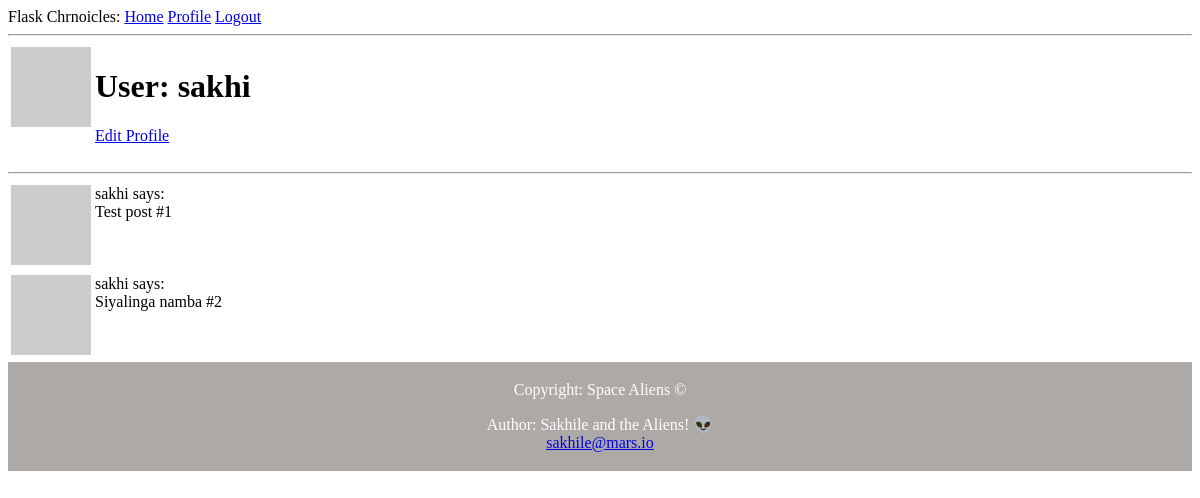
Before: /user/sakhi (signed in) with the older database file.
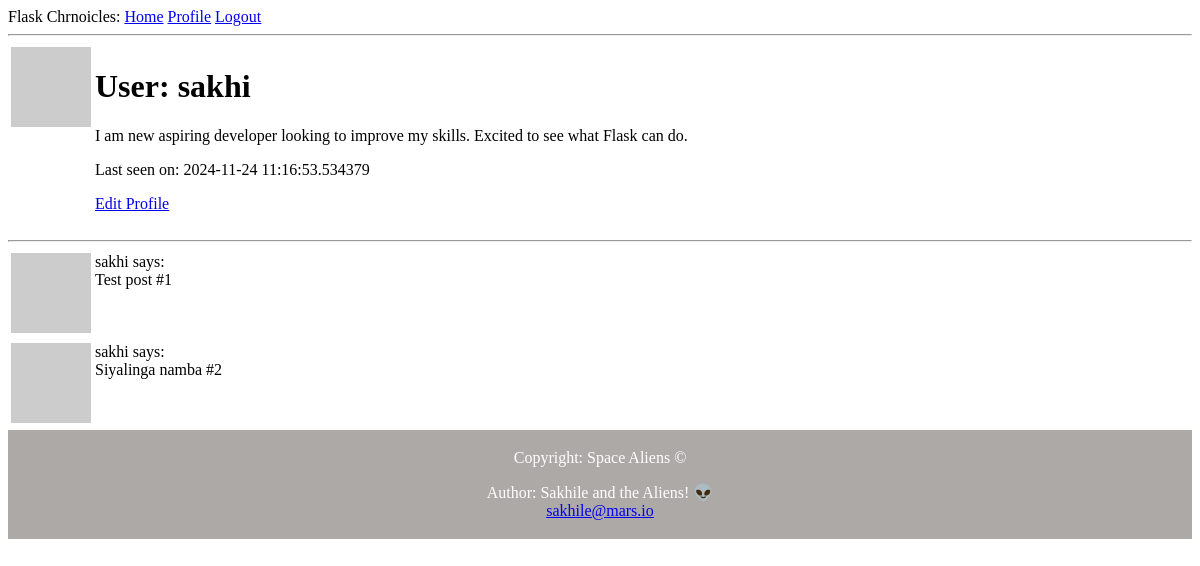
After: the same page with the newer database file.
### app/models.py (models this page shows, shortened)
class User(UserMixin, db.Model):
    id: so.Mapped[int] = so.mapped_column(primary_key=True)
    username: so.Mapped[str] = so.mapped_column(sa.String(64), unique=True)
    email: so.Mapped[str] = so.mapped_column(sa.String(120), index=True, unique=True)
    password_hash: so.Mapped[Optional[str]] = so.mapped_column(sa.String(256))
    posts: so.WriteOnlyMapped["Post"] = so.relationship(back_populates="author")
    about_me: so.Mapped[Optional[str]] = so.mapped_column(sa.String(140))
    last_seen: so.Mapped[Optional[datetime]] = so.mapped_column(
        default=lambda: datetime.now(timezone.utc)
    )
    def avatar(self, size):
        digest = md5(self.email.lower().encode("utf-8")).hexdigest()
        return f"https://www.gravatar.com/avatar/{digest}?d=identicon&s={size}'"

### app/routes.py (the view)
@app.route("/user/<username>")
@login_required
def user(username):
    user = db.first_or_404(sa.select(User).where(User.username == username))
    posts = [
        {"author": user, "body": "Test post #1"},
        {"author": user, "body": "Siyalinga namba #2"},
    ]
    return render_template("user.html", user=user, posts=posts)

### app/models.py (called while the page is built)
@login.user_loader
def load_user(id):
    return db.session.get(User, int(id))

### app/routes.py (called while the page is built)
@app.before_request
def before_request():
    if current_user.is_authenticated:
        current_user.last_seen = datetime.now(timezone.utc)
        db.session.commit()

### app/templates/user.html
{% extends "base.html" %}
{% block content %}
    <table>
        <tr valign="top">
            <td><img src="{{ user.avatar(128) }}"</td>
            <td>
                <h1>User: {{ user.username }}</h1>
                {% if user.about_me %} <p>{{ user.about_me }}</p>{% endif %}
                {% if user.last_seen %} <p>Last seen on: {{ user.last_seen }}</p>{% endif %}
                {% if user == current_user %}
                <p><a href="{{ url_for('edit_profile') }}">Edit Profile</a></p>
                {% endif %}
            </td>
        </tr>
    </table>
    <hr>
    {% for post in posts %}
        {% include '_post.html' %}
    {% endfor %}
{% endblock %}

### app/templates/base.html (shortened to what this page needs)
<!DOCTYPE html>
<html>
    <head>
    </head>
    <body>
        <div>
            Flask Chrnoicles:
            <a href="{{ url_for('index') }}">Home</a>
            {% if current_user.is_anonymous %}
            <a href="{{ url_for('login') }}">Login</a>
            {% else %}
            <a href="{{ url_for('user', username=current_user.username) }}">Profile</a>
            <a href="{{ url_for('logout') }}">Logout</a>
            {% endif %}
        </div>
        <hr>
        {% block content %}{% endblock %}
        <footer>
            <p>Copyright: Space Aliens &copy;</p>
            <p>Author: Sakhile and the Aliens! 👽<br>
            <a href="mailto:sakhile@mars.io">sakhile@mars.io</a></p>
        </footer>
    </body>
</html>

### app/templates/_post.html
<table>
    <tr valign="top">
        <td><img src="{{ post.author.avatar(36) }}"></td>
        <td>{{ post.author.username }} says:<br>{{ post.body }}</td>
    </tr>
</table>

### app/templates/base.html (style rules this page uses)
footer { text-align: center; padding: 3px; background-color: rgb(173, 169, 167); color: white; }

Changed rows visible on the page:
changed User "sakhi": about_me (not shown) → "I am new aspiring developer looking to improve my skills. Excited to see what Flask can do."; last_seen (not shown) → "2024-11-24 11:16:53.534379"
Other visible differences:
text now shown: "Last seen on:"
